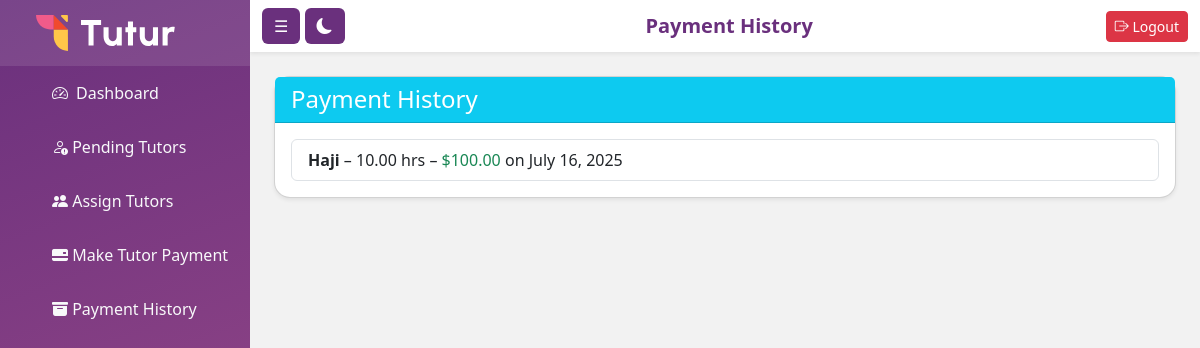
Page /dashboard/payments/history/ (signed in) on the committed database.
### core/models.py (models this page shows, shortened)
class TutorPayment(models.Model):
    tutor = models.ForeignKey(TutorProfile, on_delete=models.CASCADE)
    hours_worked = models.DecimalField(max_digits=5, decimal_places=2)
    amount_paid = models.DecimalField(max_digits=8, decimal_places=2)
    payment_date = models.DateField(auto_now_add=True)
    approved_by = models.ForeignKey(CustomUser, on_delete=models.SET_NULL, null=True, limit_choices_to={'role': 'admin'})

class TutorProfile(models.Model):
    user = models.OneToOneField(CustomUser, on_delete=models.CASCADE, limit_choices_to={'role': 'tutor'})
    experience = models.TextField()
    skills = models.TextField()
    interests = models.TextField()
    location = models.CharField(max_length=100)
    timezone = models.CharField(max_length=100)
    approved = models.BooleanField(default=False)
    hourly_rate = models.DecimalField(max_digits=6, decimal_places=2, default=0.00)

class CustomUser(AbstractBaseUser, PermissionsMixin):
    ROLE_CHOICES = [
        ('admin', 'Admin'),
        ('student', 'Student'),
        ('tutor', 'Tutor'),
        ('viewer', 'Viewer'),
    ]
    email = models.EmailField(unique=True)
    full_name = models.CharField(max_length=150)
    phone = models.CharField(max_length=20, unique=True)
    role = models.CharField(max_length=10, choices=ROLE_CHOICES)
    is_active = models.BooleanField(default=True)
    is_staff = models.BooleanField(default=False)
    date_joined = models.DateTimeField(auto_now_add=True)
    objects = CustomUserManager()
    USERNAME_FIELD = 'email'
    REQUIRED_FIELDS = ['full_name', 'phone', 'role']

### core/views.py (the view)
# urls.py: path('dashboard/payments/history/', payment_history, name='payment_history'),
@user_passes_test(is_admin)
def payment_history(request):
    payments = TutorPayment.objects.all().order_by('-payment_date')
    return render(request, 'payment_history.html', {'payments': payments})

### core/views.py (called while the page is built)
def is_admin(user):
    return user.is_authenticated and user.role == 'admin'

### core/templates/payment_history.html
{% extends 'dashboard_base.html' %}
{% block title %}Payment History{% endblock %}
{% block content %}
<div class="container mt-4">
  <div class="card shadow-sm">
    <div class="card-header bg-info text-white">
      <h4 class="mb-0">Payment History</h4>
    </div>
    <div class="card-body">
      {% if payments %}
        <ul class="list-group">
          {% for payment in payments %}
            <li class="list-group-item">
              <strong>{{ payment.tutor.user.full_name }}</strong> –
              {{ payment.hours_worked }} hrs –
              <span class="text-success">${{ payment.amount_paid }}</span>
              on {{ payment.payment_date }}
            </li>
          {% endfor %}
        </ul>
      {% else %}
        <div class="alert alert-warning mb-0">
          No payments yet.
        </div>
      {% endif %}
    </div>
  </div>
</div>
{% endblock %}

### core/templates/dashboard_base.html (style rules this page uses)
:root { --primary: #6a307d; --primary-dark: #53245f; --gradient: linear-gradient(160deg, #6a307d, #a4508b); --light-bg: #f2f2f2; --dark-bg: #121212; --dark-card: #1e1e1e; --text-light: #f8f9fa; --text-dark: #212529; }
body { font-family: 'Segoe UI', sans-serif; background-color: var(--light-bg); transition: background-color 0.3s, color 0.3s; }
.card { border-radius: 16px; transition: all 0.3s ease; }

### rows in the picture
TutorPayment: tutor.user.full_name "Haji", hours_worked "10.00", amount_paid "100.00", payment_date "July 16, 2025"
